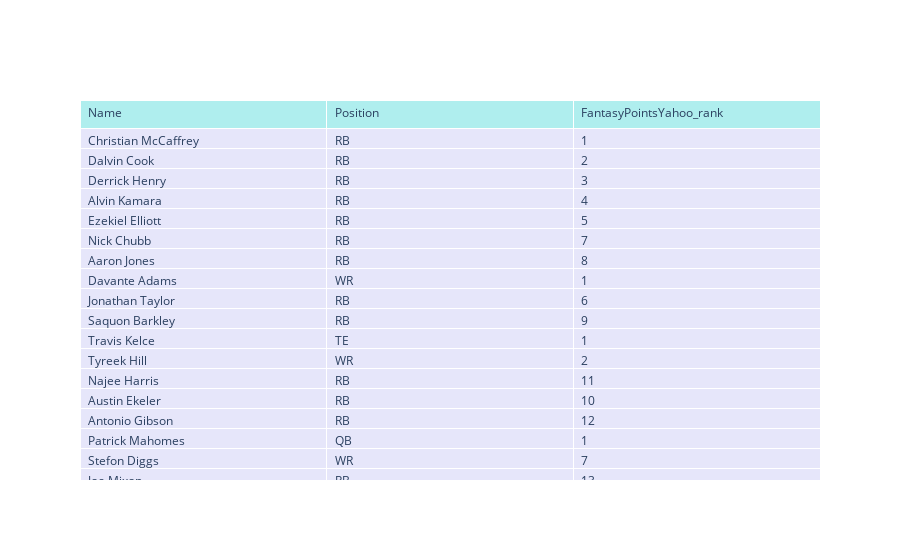

The notebook cell saved with this chart:
### Code cell
# # df = px.data.iris()
# fig = px.scatter_matrix(df,
#     dimensions=["FantasyPointsYahoo_rank", "AuctionValue","Age", "Weight","Height"],
#     color="Position_y",

#                        )
# fig.show()


d = df.head(100)
fig = go.Figure(data=[go.Table(
    header=dict(values=list(["Name","Position","FantasyPointsYahoo_rank",]),
                fill_color='paleturquoise',
                align='left'),
    cells=dict(values=[df.Name_x, df.Position_y, df.FantasyPointsYahoo_rank],
               fill_color='lavender',
               align='left'))
])

fig.show()

### Figure 1 — Plotly figure (JSON) as saved in the notebook; plotly's stock layout.template omitted (floating-point values rounded to 4 significant figures; data arrays with more than 128 entries replaced by an {"elided": "..."} marker saying what was removed)
{"data": [{"cells": {"align": "left", "fill": {"color": "lavender"}, "values": {"elided": "3x785 mixed values"}}, "header": {"align": "left", "fill": {"color": "paleturquoise"}, "values": ["Name", "Position", "FantasyPointsYahoo_rank"]}, "type": "table"}], "layout": {}}
